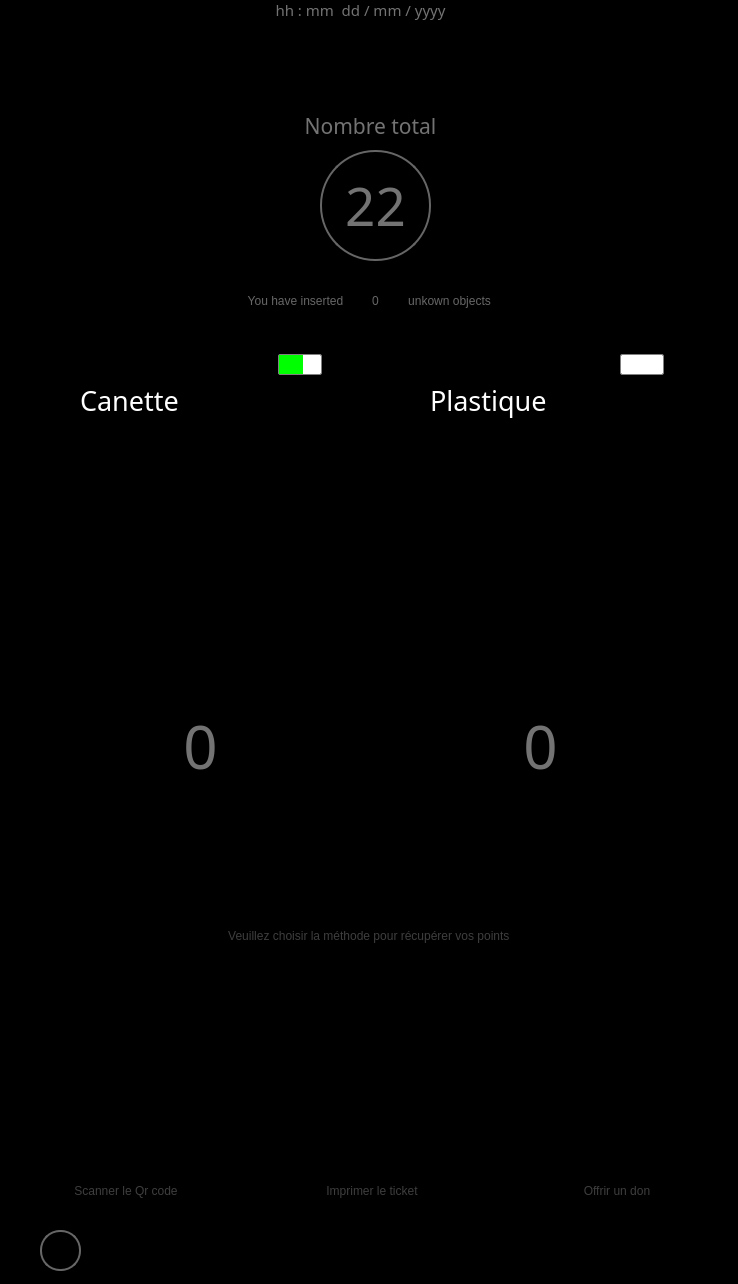
<?xml version="1.0" encoding="UTF-8"?>
<ui version="4.0">
 <class>MainWindow</class>
 <widget class="QMainWindow" name="MainWindow">
  <property name="geometry">
   <rect>
    <x>0</x>
    <y>0</y>
    <width>738</width>
    <height>1284</height>
   </rect>
  </property>
  <property name="windowTitle">
   <string>MainWindow</string>
  </property>
  <property name="styleSheet">
   <string notr="true"/>
  </property>
  <widget class="QWidget" name="centralwidget">
   <property name="styleSheet">
    <string notr="true">/*////////////////////////// Counting page /////////////////////////////*/
#counting_page {background-image:url(:/images/images/images/menu.png);
background-color:black;
background-origin: cover;
background-clip: padding;
background-position: center;
background-repeat: no-repeat;}

#btn_help {border-radius: 20px;border: 2px solid #666;font: 25 20pt &quot;Piboto Condensed&quot; ;color:#737373;}

#level_c , #level_p{
backgroundcolor:rgba(0,0,0,0);
border: 1px solid grey;
border-radius: 2px;
}
#level_p::chunk , #level_c::chunk{
background-color: rgb(0, 255, 0);
width: 8px;
}

#number_c, #number_p {color:#737373;}
#number_p , #number_c{font: 45pt &quot;Piboto Condensed&quot;;}

#number_un{color:#737373;font: 25 15pt&quot;Piboto Condensed&quot;;}

#text_p , #text_c {color:white ;font: 25 20pt &quot;Piboto Condensed&quot;;}
#text_total_numb {color:#737373;font: 15 16pt &quot;Piboto Condensed&quot;;}

#text_u1 ,#text_u2 {color:#737373;font: 25 10pt &quot;Piboto Condensed&quot;;}
#text_u1 ,#number_un,#text_u2 {color:rgb(103, 103, 103);}


#time_1 {color:#737373;}

#total_number{color:#737373;
border-radius: 50px;
border: 2px solid #666
;border-radius: 55px;
border: 2px solid #666
;font: 25 40pt &quot;Piboto Condensed&quot;;
}

#btn_help:hover ,#btn_help:pressed {
background-color:qradialgradient(spread:pad, cx:0.5, cy:0.5, radius:0.5, fx:0.5, fy:0.5, stop:0 rgba(0, 0, 0, 0), stop:0.306818 rgba(0, 0, 0, 5), stop:0.653409 rgba(0, 0, 0, 14), stop:0.926136 rgba(0, 0, 0, 30))
}

#btn_scanqr , #btn_printer , #btn_donate {border: 0px solid #666;}
#lbl_donate ,#lbl_printer ,#lbl_scanqr {color:rgb(62, 62, 62); font:20 14pt &quot;Piboto Condensed&quot;;
}

#optionstitle{color:rgb(62, 62, 62); font:20 17pt &quot;Piboto Condensed&quot;;}</string>
   </property>
   <widget class="QStackedWidget" name="stackedWidget">
    <property name="geometry">
     <rect>
      <x>0</x>
      <y>0</y>
      <width>738</width>
      <height>1284</height>
     </rect>
    </property>
    <property name="currentIndex">
     <number>0</number>
    </property>
    <widget class="QWidget" name="counting_page">
     <widget class="QLabel" name="time_1">
      <property name="geometry">
       <rect>
        <x>10</x>
        <y>0</y>
        <width>701</width>
        <height>20</height>
       </rect>
      </property>
      <property name="font">
       <font>
        <family>Bahnschrift Light SemiCondensed</family>
        <pointsize>11</pointsize>
       </font>
      </property>
      <property name="text">
       <string>hh : mm  dd / mm / yyyy</string>
      </property>
      <property name="alignment">
       <set>Qt::AlignCenter</set>
      </property>
     </widget>
     <widget class="QLabel" name="number_p">
      <property name="geometry">
       <rect>
        <x>500</x>
        <y>710</y>
        <width>81</width>
        <height>71</height>
       </rect>
      </property>
      <property name="font">
       <font>
        <family>Piboto Condensed</family>
        <pointsize>45</pointsize>
        <weight>50</weight>
        <italic>false</italic>
        <bold>false</bold>
       </font>
      </property>
      <property name="text">
       <string>0</string>
      </property>
      <property name="alignment">
       <set>Qt::AlignCenter</set>
      </property>
     </widget>
     <widget class="QLabel" name="number_c">
      <property name="geometry">
       <rect>
        <x>170</x>
        <y>710</y>
        <width>61</width>
        <height>71</height>
       </rect>
      </property>
      <property name="font">
       <font>
        <family>Piboto Condensed</family>
        <pointsize>45</pointsize>
        <weight>50</weight>
        <italic>false</italic>
        <bold>false</bold>
       </font>
      </property>
      <property name="text">
       <string>0</string>
      </property>
      <property name="alignment">
       <set>Qt::AlignCenter</set>
      </property>
     </widget>
     <widget class="QPushButton" name="btn_help">
      <property name="geometry">
       <rect>
        <x>40</x>
        <y>1230</y>
        <width>41</width>
        <height>41</height>
       </rect>
      </property>
      <property name="focusPolicy">
       <enum>Qt::NoFocus</enum>
      </property>
      <property name="text">
       <string/>
      </property>
     </widget>
     <widget class="QLabel" name="number_un">
      <property name="geometry">
       <rect>
        <x>360</x>
        <y>290</y>
        <width>31</width>
        <height>21</height>
       </rect>
      </property>
      <property name="text">
       <string>0</string>
      </property>
      <property name="alignment">
       <set>Qt::AlignCenter</set>
      </property>
     </widget>
     <widget class="QLabel" name="text_u1">
      <property name="geometry">
       <rect>
        <x>240</x>
        <y>290</y>
        <width>111</width>
        <height>21</height>
       </rect>
      </property>
      <property name="text">
       <string>You have inserted</string>
      </property>
      <property name="alignment">
       <set>Qt::AlignCenter</set>
      </property>
     </widget>
     <widget class="QLabel" name="total_number">
      <property name="geometry">
       <rect>
        <x>320</x>
        <y>150</y>
        <width>111</width>
        <height>111</height>
       </rect>
      </property>
      <property name="font">
       <font>
        <family>Piboto Condensed</family>
        <pointsize>40</pointsize>
        <weight>3</weight>
        <italic>false</italic>
        <bold>false</bold>
       </font>
      </property>
      <property name="text">
       <string>22</string>
      </property>
      <property name="alignment">
       <set>Qt::AlignCenter</set>
      </property>
     </widget>
     <widget class="QLabel" name="text_u2">
      <property name="geometry">
       <rect>
        <x>399</x>
        <y>290</y>
        <width>101</width>
        <height>21</height>
       </rect>
      </property>
      <property name="text">
       <string>unkown objects</string>
      </property>
      <property name="alignment">
       <set>Qt::AlignCenter</set>
      </property>
     </widget>
     <widget class="QLabel" name="text_p">
      <property name="geometry">
       <rect>
        <x>430</x>
        <y>380</y>
        <width>200</width>
        <height>41</height>
       </rect>
      </property>
      <property name="font">
       <font>
        <family>Piboto Condensed</family>
        <pointsize>20</pointsize>
        <weight>3</weight>
        <italic>false</italic>
        <bold>false</bold>
       </font>
      </property>
      <property name="text">
       <string>Plastique</string>
      </property>
     </widget>
     <widget class="QProgressBar" name="level_p">
      <property name="geometry">
       <rect>
        <x>620</x>
        <y>354</y>
        <width>44</width>
        <height>21</height>
       </rect>
      </property>
      <property name="value">
       <number>0</number>
      </property>
      <property name="textVisible">
       <bool>false</bool>
      </property>
     </widget>
     <widget class="QLabel" name="text_c">
      <property name="geometry">
       <rect>
        <x>80</x>
        <y>380</y>
        <width>200</width>
        <height>41</height>
       </rect>
      </property>
      <property name="font">
       <font>
        <family>Piboto Condensed</family>
        <pointsize>20</pointsize>
        <weight>3</weight>
        <italic>false</italic>
        <bold>false</bold>
       </font>
      </property>
      <property name="text">
       <string>Canette</string>
      </property>
     </widget>
     <widget class="QProgressBar" name="level_c">
      <property name="geometry">
       <rect>
        <x>278</x>
        <y>354</y>
        <width>44</width>
        <height>21</height>
       </rect>
      </property>
      <property name="value">
       <number>50</number>
      </property>
      <property name="textVisible">
       <bool>false</bool>
      </property>
     </widget>
     <widget class="QLabel" name="text_total_numb">
      <property name="geometry">
       <rect>
        <x>270</x>
        <y>110</y>
        <width>201</width>
        <height>31</height>
       </rect>
      </property>
      <property name="font">
       <font>
        <family>Piboto Condensed</family>
        <pointsize>16</pointsize>
        <weight>1</weight>
        <italic>false</italic>
        <bold>false</bold>
       </font>
      </property>
      <property name="text">
       <string>Nombre total</string>
      </property>
      <property name="alignment">
       <set>Qt::AlignCenter</set>
      </property>
     </widget>
     <widget class="QLabel" name="lbl_scanqr">
      <property name="geometry">
       <rect>
        <x>40</x>
        <y>1170</y>
        <width>172</width>
        <height>41</height>
       </rect>
      </property>
      <property name="text">
       <string>Scanner le Qr code</string>
      </property>
      <property name="alignment">
       <set>Qt::AlignCenter</set>
      </property>
     </widget>
     <widget class="QPushButton" name="btn_scanqr">
      <property name="geometry">
       <rect>
        <x>61</x>
        <y>969</y>
        <width>161</width>
        <height>241</height>
       </rect>
      </property>
      <property name="cursor">
       <cursorShape>PointingHandCursor</cursorShape>
      </property>
      <property name="focusPolicy">
       <enum>Qt::NoFocus</enum>
      </property>
      <property name="text">
       <string/>
      </property>
     </widget>
     <widget class="QPushButton" name="btn_donate">
      <property name="geometry">
       <rect>
        <x>517</x>
        <y>969</y>
        <width>161</width>
        <height>241</height>
       </rect>
      </property>
      <property name="cursor">
       <cursorShape>PointingHandCursor</cursorShape>
      </property>
      <property name="focusPolicy">
       <enum>Qt::NoFocus</enum>
      </property>
      <property name="text">
       <string/>
      </property>
     </widget>
     <widget class="QPushButton" name="btn_printer">
      <property name="geometry">
       <rect>
        <x>286</x>
        <y>969</y>
        <width>172</width>
        <height>241</height>
       </rect>
      </property>
      <property name="cursor">
       <cursorShape>PointingHandCursor</cursorShape>
      </property>
      <property name="focusPolicy">
       <enum>Qt::NoFocus</enum>
      </property>
      <property name="text">
       <string/>
      </property>
     </widget>
     <widget class="QLabel" name="lbl_donate">
      <property name="geometry">
       <rect>
        <x>527</x>
        <y>1170</y>
        <width>180</width>
        <height>41</height>
       </rect>
      </property>
      <property name="text">
       <string>Offrir un don</string>
      </property>
      <property name="alignment">
       <set>Qt::AlignCenter</set>
      </property>
     </widget>
     <widget class="QLabel" name="optionstitle">
      <property name="geometry">
       <rect>
        <x>20</x>
        <y>920</y>
        <width>701</width>
        <height>31</height>
       </rect>
      </property>
      <property name="text">
       <string>Veuillez choisir la méthode pour récupérer vos points </string>
      </property>
      <property name="alignment">
       <set>Qt::AlignCenter</set>
      </property>
     </widget>
     <widget class="QLabel" name="lbl_printer">
      <property name="geometry">
       <rect>
        <x>286</x>
        <y>1170</y>
        <width>172</width>
        <height>41</height>
       </rect>
      </property>
      <property name="text">
       <string>Imprimer le ticket</string>
      </property>
      <property name="alignment">
       <set>Qt::AlignCenter</set>
      </property>
     </widget>
    </widget>
    <widget class="QWidget" name="page_2"/>
   </widget>
  </widget>
 </widget>
 <resources>
  <include location="res.qrc"/>
 </resources>
 <connections/>
</ui>
